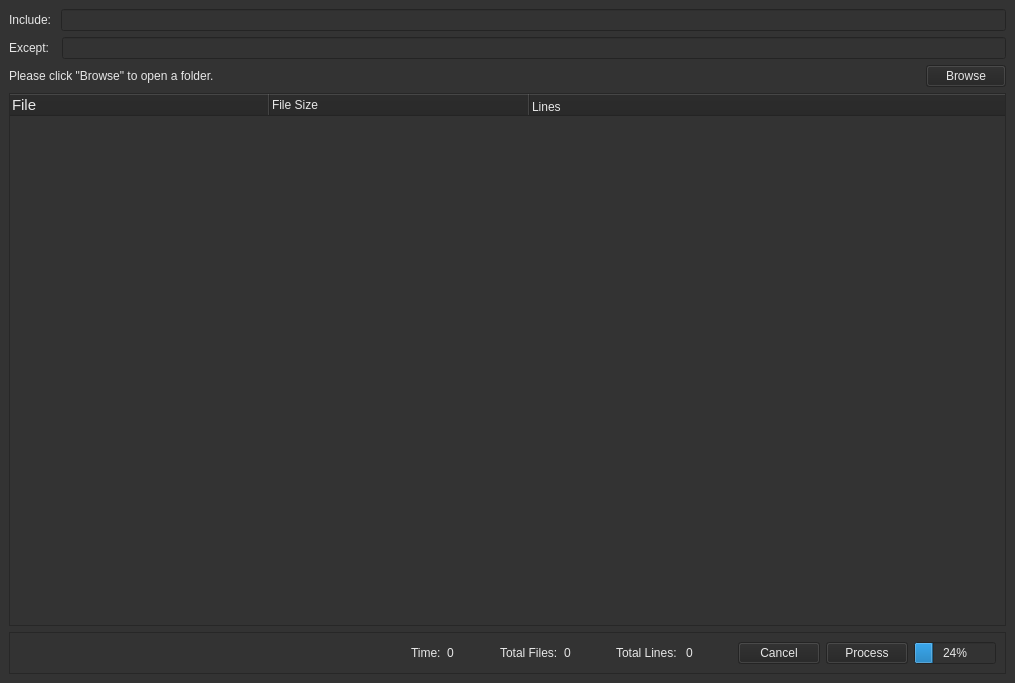
<?xml version="1.0" encoding="UTF-8"?>
<ui version="4.0">
 <class>MainWindow</class>
 <widget class="QMainWindow" name="MainWindow">
  <property name="geometry">
   <rect>
    <x>0</x>
    <y>0</y>
    <width>1015</width>
    <height>683</height>
   </rect>
  </property>
  <property name="palette">
   <palette>
    <active>
     <colorrole role="WindowText">
      <brush brushstyle="SolidPattern">
       <color alpha="255">
        <red>255</red>
        <green>255</green>
        <blue>255</blue>
       </color>
      </brush>
     </colorrole>
     <colorrole role="Button">
      <brush brushstyle="SolidPattern">
       <color alpha="255">
        <red>46</red>
        <green>52</green>
        <blue>54</blue>
       </color>
      </brush>
     </colorrole>
     <colorrole role="Light">
      <brush brushstyle="SolidPattern">
       <color alpha="255">
        <red>69</red>
        <green>78</green>
        <blue>81</blue>
       </color>
      </brush>
     </colorrole>
     <colorrole role="Midlight">
      <brush brushstyle="SolidPattern">
       <color alpha="255">
        <red>57</red>
        <green>65</green>
        <blue>67</blue>
       </color>
      </brush>
     </colorrole>
     <colorrole role="Dark">
      <brush brushstyle="SolidPattern">
       <color alpha="255">
        <red>23</red>
        <green>26</green>
        <blue>27</blue>
       </color>
      </brush>
     </colorrole>
     <colorrole role="Mid">
      <brush brushstyle="SolidPattern">
       <color alpha="255">
        <red>31</red>
        <green>35</green>
        <blue>36</blue>
       </color>
      </brush>
     </colorrole>
     <colorrole role="Text">
      <brush brushstyle="SolidPattern">
       <color alpha="255">
        <red>255</red>
        <green>255</green>
        <blue>255</blue>
       </color>
      </brush>
     </colorrole>
     <colorrole role="BrightText">
      <brush brushstyle="SolidPattern">
       <color alpha="255">
        <red>255</red>
        <green>255</green>
        <blue>255</blue>
       </color>
      </brush>
     </colorrole>
     <colorrole role="ButtonText">
      <brush brushstyle="SolidPattern">
       <color alpha="255">
        <red>255</red>
        <green>255</green>
        <blue>255</blue>
       </color>
      </brush>
     </colorrole>
     <colorrole role="Base">
      <brush brushstyle="SolidPattern">
       <color alpha="255">
        <red>0</red>
        <green>0</green>
        <blue>0</blue>
       </color>
      </brush>
     </colorrole>
     <colorrole role="Window">
      <brush brushstyle="SolidPattern">
       <color alpha="255">
        <red>46</red>
        <green>52</green>
        <blue>54</blue>
       </color>
      </brush>
     </colorrole>
     <colorrole role="Shadow">
      <brush brushstyle="SolidPattern">
       <color alpha="255">
        <red>0</red>
        <green>0</green>
        <blue>0</blue>
       </color>
      </brush>
     </colorrole>
     <colorrole role="AlternateBase">
      <brush brushstyle="SolidPattern">
       <color alpha="255">
        <red>23</red>
        <green>26</green>
        <blue>27</blue>
       </color>
      </brush>
     </colorrole>
     <colorrole role="ToolTipBase">
      <brush brushstyle="SolidPattern">
       <color alpha="255">
        <red>255</red>
        <green>255</green>
        <blue>220</blue>
       </color>
      </brush>
     </colorrole>
     <colorrole role="ToolTipText">
      <brush brushstyle="SolidPattern">
       <color alpha="255">
        <red>0</red>
        <green>0</green>
        <blue>0</blue>
       </color>
      </brush>
     </colorrole>
    </active>
    <inactive>
     <colorrole role="WindowText">
      <brush brushstyle="SolidPattern">
       <color alpha="255">
        <red>231</red>
        <green>231</green>
        <blue>231</blue>
       </color>
      </brush>
     </colorrole>
     <colorrole role="Button">
      <brush brushstyle="SolidPattern">
       <color alpha="255">
        <red>35</red>
        <green>35</green>
        <blue>35</blue>
       </color>
      </brush>
     </colorrole>
     <colorrole role="Light">
      <brush brushstyle="SolidPattern">
       <color alpha="255">
        <red>255</red>
        <green>255</green>
        <blue>255</blue>
       </color>
      </brush>
     </colorrole>
     <colorrole role="Midlight">
      <brush brushstyle="SolidPattern">
       <color alpha="255">
        <red>202</red>
        <green>202</green>
        <blue>202</blue>
       </color>
      </brush>
     </colorrole>
     <colorrole role="Dark">
      <brush brushstyle="SolidPattern">
       <color alpha="255">
        <red>35</red>
        <green>35</green>
        <blue>35</blue>
       </color>
      </brush>
     </colorrole>
     <colorrole role="Mid">
      <brush brushstyle="SolidPattern">
       <color alpha="255">
        <red>160</red>
        <green>160</green>
        <blue>160</blue>
       </color>
      </brush>
     </colorrole>
     <colorrole role="Text">
      <brush brushstyle="SolidPattern">
       <color alpha="255">
        <red>231</red>
        <green>231</green>
        <blue>231</blue>
       </color>
      </brush>
     </colorrole>
     <colorrole role="BrightText">
      <brush brushstyle="SolidPattern">
       <color alpha="255">
        <red>255</red>
        <green>0</green>
        <blue>0</blue>
       </color>
      </brush>
     </colorrole>
     <colorrole role="ButtonText">
      <brush brushstyle="SolidPattern">
       <color alpha="255">
        <red>231</red>
        <green>231</green>
        <blue>231</blue>
       </color>
      </brush>
     </colorrole>
     <colorrole role="Base">
      <brush brushstyle="SolidPattern">
       <color alpha="255">
        <red>51</red>
        <green>51</green>
        <blue>51</blue>
       </color>
      </brush>
     </colorrole>
     <colorrole role="Window">
      <brush brushstyle="SolidPattern">
       <color alpha="255">
        <red>51</red>
        <green>51</green>
        <blue>51</blue>
       </color>
      </brush>
     </colorrole>
     <colorrole role="Shadow">
      <brush brushstyle="SolidPattern">
       <color alpha="255">
        <red>118</red>
        <green>118</green>
        <blue>118</blue>
       </color>
      </brush>
     </colorrole>
     <colorrole role="AlternateBase">
      <brush brushstyle="SolidPattern">
       <color alpha="255">
        <red>81</red>
        <green>81</green>
        <blue>81</blue>
       </color>
      </brush>
     </colorrole>
     <colorrole role="ToolTipBase">
      <brush brushstyle="SolidPattern">
       <color alpha="102">
        <red>0</red>
        <green>0</green>
        <blue>0</blue>
       </color>
      </brush>
     </colorrole>
     <colorrole role="ToolTipText">
      <brush brushstyle="SolidPattern">
       <color alpha="255">
        <red>231</red>
        <green>231</green>
        <blue>231</blue>
       </color>
      </brush>
     </colorrole>
    </inactive>
    <disabled>
     <colorrole role="WindowText">
      <brush brushstyle="SolidPattern">
       <color alpha="255">
        <red>23</red>
        <green>26</green>
        <blue>27</blue>
       </color>
      </brush>
     </colorrole>
     <colorrole role="Button">
      <brush brushstyle="SolidPattern">
       <color alpha="255">
        <red>46</red>
        <green>52</green>
        <blue>54</blue>
       </color>
      </brush>
     </colorrole>
     <colorrole role="Light">
      <brush brushstyle="SolidPattern">
       <color alpha="255">
        <red>69</red>
        <green>78</green>
        <blue>81</blue>
       </color>
      </brush>
     </colorrole>
     <colorrole role="Midlight">
      <brush brushstyle="SolidPattern">
       <color alpha="255">
        <red>57</red>
        <green>65</green>
        <blue>67</blue>
       </color>
      </brush>
     </colorrole>
     <colorrole role="Dark">
      <brush brushstyle="SolidPattern">
       <color alpha="255">
        <red>23</red>
        <green>26</green>
        <blue>27</blue>
       </color>
      </brush>
     </colorrole>
     <colorrole role="Mid">
      <brush brushstyle="SolidPattern">
       <color alpha="255">
        <red>31</red>
        <green>35</green>
        <blue>36</blue>
       </color>
      </brush>
     </colorrole>
     <colorrole role="Text">
      <brush brushstyle="SolidPattern">
       <color alpha="255">
        <red>23</red>
        <green>26</green>
        <blue>27</blue>
       </color>
      </brush>
     </colorrole>
     <colorrole role="BrightText">
      <brush brushstyle="SolidPattern">
       <color alpha="255">
        <red>255</red>
        <green>255</green>
        <blue>255</blue>
       </color>
      </brush>
     </colorrole>
     <colorrole role="ButtonText">
      <brush brushstyle="SolidPattern">
       <color alpha="255">
        <red>23</red>
        <green>26</green>
        <blue>27</blue>
       </color>
      </brush>
     </colorrole>
     <colorrole role="Base">
      <brush brushstyle="SolidPattern">
       <color alpha="255">
        <red>46</red>
        <green>52</green>
        <blue>54</blue>
       </color>
      </brush>
     </colorrole>
     <colorrole role="Window">
      <brush brushstyle="SolidPattern">
       <color alpha="255">
        <red>46</red>
        <green>52</green>
        <blue>54</blue>
       </color>
      </brush>
     </colorrole>
     <colorrole role="Shadow">
      <brush brushstyle="SolidPattern">
       <color alpha="255">
        <red>177</red>
        <green>177</green>
        <blue>177</blue>
       </color>
      </brush>
     </colorrole>
     <colorrole role="AlternateBase">
      <brush brushstyle="SolidPattern">
       <color alpha="255">
        <red>81</red>
        <green>81</green>
        <blue>81</blue>
       </color>
      </brush>
     </colorrole>
     <colorrole role="ToolTipBase">
      <brush brushstyle="SolidPattern">
       <color alpha="102">
        <red>0</red>
        <green>0</green>
        <blue>0</blue>
       </color>
      </brush>
     </colorrole>
     <colorrole role="ToolTipText">
      <brush brushstyle="SolidPattern">
       <color alpha="255">
        <red>231</red>
        <green>231</green>
        <blue>231</blue>
       </color>
      </brush>
     </colorrole>
    </disabled>
   </palette>
  </property>
  <property name="windowTitle">
   <string>MainWindow</string>
  </property>
  <widget class="QWidget" name="centralwidget">
   <layout class="QVBoxLayout" name="verticalLayout">
    <item>
     <layout class="QHBoxLayout" name="horizontalLayout_4">
      <item>
       <widget class="QLabel" name="label_4">
        <property name="text">
         <string>Include: </string>
        </property>
       </widget>
      </item>
      <item>
       <widget class="QLineEdit" name="lineEdit"/>
      </item>
     </layout>
    </item>
    <item>
     <layout class="QHBoxLayout" name="horizontalLayout_3">
      <item>
       <widget class="QLabel" name="label_3">
        <property name="text">
         <string>Except:  </string>
        </property>
       </widget>
      </item>
      <item>
       <widget class="QLineEdit" name="lineEdit2"/>
      </item>
     </layout>
    </item>
    <item>
     <layout class="QHBoxLayout" name="horizontalLayout">
      <item>
       <widget class="QLabel" name="FullPath">
        <property name="text">
         <string>Please click &quot;Browse&quot; to open a folder.</string>
        </property>
       </widget>
      </item>
      <item>
       <widget class="QPushButton" name="Browse">
        <property name="sizePolicy">
         <sizepolicy hsizetype="Fixed" vsizetype="Fixed">
          <horstretch>0</horstretch>
          <verstretch>0</verstretch>
         </sizepolicy>
        </property>
        <property name="text">
         <string>Browse</string>
        </property>
       </widget>
      </item>
     </layout>
    </item>
    <item>
     <widget class="QTableWidget" name="tableWidget">
      <property name="enabled">
       <bool>true</bool>
      </property>
      <property name="sizePolicy">
       <sizepolicy hsizetype="Expanding" vsizetype="Expanding">
        <horstretch>10</horstretch>
        <verstretch>0</verstretch>
       </sizepolicy>
      </property>
      <property name="layoutDirection">
       <enum>Qt::LeftToRight</enum>
      </property>
      <property name="autoFillBackground">
       <bool>false</bool>
      </property>
      <property name="frameShape">
       <enum>QFrame::StyledPanel</enum>
      </property>
      <property name="frameShadow">
       <enum>QFrame::Sunken</enum>
      </property>
      <property name="lineWidth">
       <number>1</number>
      </property>
      <property name="verticalScrollBarPolicy">
       <enum>Qt::ScrollBarAsNeeded</enum>
      </property>
      <property name="horizontalScrollBarPolicy">
       <enum>Qt::ScrollBarAsNeeded</enum>
      </property>
      <property name="sizeAdjustPolicy">
       <enum>QAbstractScrollArea::AdjustToContents</enum>
      </property>
      <property name="autoScrollMargin">
       <number>16</number>
      </property>
      <property name="dragEnabled">
       <bool>false</bool>
      </property>
      <property name="alternatingRowColors">
       <bool>false</bool>
      </property>
      <property name="selectionMode">
       <enum>QAbstractItemView::ExtendedSelection</enum>
      </property>
      <property name="verticalScrollMode">
       <enum>QAbstractItemView::ScrollPerPixel</enum>
      </property>
      <property name="horizontalScrollMode">
       <enum>QAbstractItemView::ScrollPerPixel</enum>
      </property>
      <property name="gridStyle">
       <enum>Qt::DashLine</enum>
      </property>
      <property name="sortingEnabled">
       <bool>true</bool>
      </property>
      <attribute name="horizontalHeaderVisible">
       <bool>true</bool>
      </attribute>
      <attribute name="horizontalHeaderCascadingSectionResizes">
       <bool>true</bool>
      </attribute>
      <attribute name="horizontalHeaderDefaultSectionSize">
       <number>260</number>
      </attribute>
      <attribute name="horizontalHeaderHighlightSections">
       <bool>false</bool>
      </attribute>
      <attribute name="horizontalHeaderShowSortIndicator" stdset="0">
       <bool>true</bool>
      </attribute>
      <attribute name="horizontalHeaderStretchLastSection">
       <bool>true</bool>
      </attribute>
      <attribute name="verticalHeaderDefaultSectionSize">
       <number>30</number>
      </attribute>
      <column>
       <property name="text">
        <string notr="true">File</string>
       </property>
       <property name="font">
        <font>
         <pointsize>11</pointsize>
        </font>
       </property>
       <property name="textAlignment">
        <set>AlignLeading|AlignVCenter</set>
       </property>
      </column>
      <column>
       <property name="text">
        <string>File Size</string>
       </property>
       <property name="textAlignment">
        <set>AlignLeading|AlignVCenter</set>
       </property>
      </column>
      <column>
       <property name="text">
        <string>Lines</string>
       </property>
       <property name="font">
        <font>
         <strikeout>false</strikeout>
        </font>
       </property>
       <property name="textAlignment">
        <set>AlignLeading|AlignBottom</set>
       </property>
      </column>
     </widget>
    </item>
    <item>
     <widget class="QFrame" name="frame">
      <property name="frameShape">
       <enum>QFrame::StyledPanel</enum>
      </property>
      <property name="frameShadow">
       <enum>QFrame::Raised</enum>
      </property>
      <layout class="QHBoxLayout" name="horizontalLayout_2" stretch="10,0,0,1,0,0,1,0,0,1,0,2,0">
       <item>
        <spacer name="horizontalSpacer">
         <property name="orientation">
          <enum>Qt::Horizontal</enum>
         </property>
         <property name="sizeHint" stdset="0">
          <size>
           <width>593</width>
           <height>20</height>
          </size>
         </property>
        </spacer>
       </item>
       <item>
        <widget class="QLabel" name="label_8">
         <property name="text">
          <string>Time:</string>
         </property>
        </widget>
       </item>
       <item>
        <widget class="QLabel" name="label_7">
         <property name="text">
          <string>0</string>
         </property>
        </widget>
       </item>
       <item>
        <spacer name="horizontalSpacer_4">
         <property name="orientation">
          <enum>Qt::Horizontal</enum>
         </property>
         <property name="sizeHint" stdset="0">
          <size>
           <width>40</width>
           <height>20</height>
          </size>
         </property>
        </spacer>
       </item>
       <item>
        <widget class="QLabel" name="label_5">
         <property name="text">
          <string>Total Files:</string>
         </property>
        </widget>
       </item>
       <item>
        <widget class="QLabel" name="label_6">
         <property name="text">
          <string>0</string>
         </property>
        </widget>
       </item>
       <item>
        <spacer name="horizontalSpacer_3">
         <property name="orientation">
          <enum>Qt::Horizontal</enum>
         </property>
         <property name="sizeHint" stdset="0">
          <size>
           <width>40</width>
           <height>20</height>
          </size>
         </property>
        </spacer>
       </item>
       <item>
        <widget class="QLabel" name="label_2">
         <property name="text">
          <string>Total Lines: </string>
         </property>
        </widget>
       </item>
       <item>
        <widget class="QLabel" name="label">
         <property name="text">
          <string>0</string>
         </property>
        </widget>
       </item>
       <item>
        <spacer name="horizontalSpacer_2">
         <property name="orientation">
          <enum>Qt::Horizontal</enum>
         </property>
         <property name="sizeHint" stdset="0">
          <size>
           <width>40</width>
           <height>20</height>
          </size>
         </property>
        </spacer>
       </item>
       <item>
        <widget class="QPushButton" name="cancel">
         <property name="minimumSize">
          <size>
           <width>82</width>
           <height>0</height>
          </size>
         </property>
         <property name="maximumSize">
          <size>
           <width>82</width>
           <height>16777215</height>
          </size>
         </property>
         <property name="text">
          <string>Cancel</string>
         </property>
        </widget>
       </item>
       <item>
        <widget class="QPushButton" name="Ok">
         <property name="minimumSize">
          <size>
           <width>82</width>
           <height>0</height>
          </size>
         </property>
         <property name="maximumSize">
          <size>
           <width>82</width>
           <height>16777215</height>
          </size>
         </property>
         <property name="text">
          <string>Process</string>
         </property>
        </widget>
       </item>
       <item>
        <widget class="QProgressBar" name="progressBar">
         <property name="minimumSize">
          <size>
           <width>82</width>
           <height>0</height>
          </size>
         </property>
         <property name="maximumSize">
          <size>
           <width>82</width>
           <height>16777215</height>
          </size>
         </property>
         <property name="value">
          <number>24</number>
         </property>
        </widget>
       </item>
      </layout>
     </widget>
    </item>
   </layout>
  </widget>
 </widget>
 <resources/>
 <connections/>
</ui>
